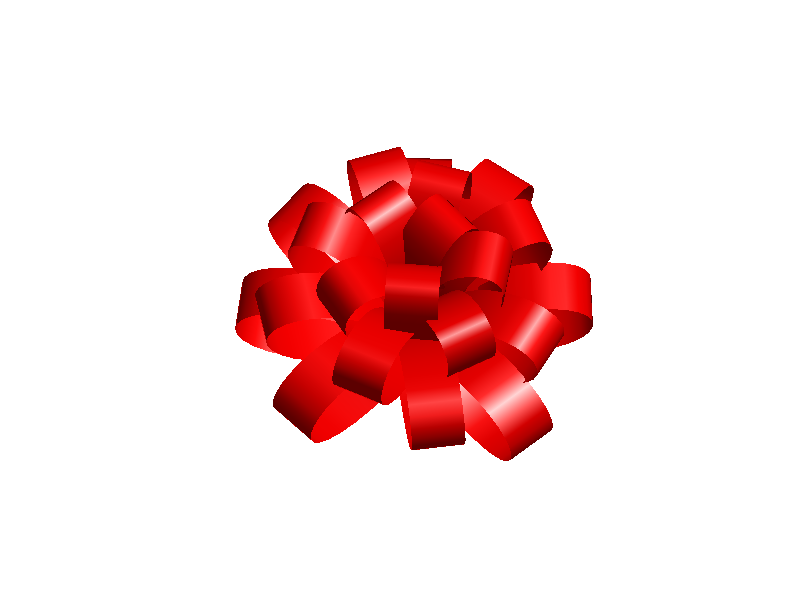

Write MATLAB code to recreate this figure.
% Gift Bow
clf
N = 21; % # of loops and vertices

% Create geometry for each loop as a line in spherical coordinates
% and then convert to cartesian.
[X,Y,Z] = sph2cart(...
    repmat((1+sqrt(5))*(1:N),N,1)*pi,...
    (linspace(.5,1,N).^.8+linspace(-.2,.2,N)'.*linspace(.8,1,N))*pi,...
    repmat(1-abs(linspace(-1,1,N)'.^2),1,N));

% Use streamribbon to create the bow's ribbon.
% Streamribbon takes cell arrays, where each element represents the
% vertices (arg1) and twist angles (arg2) for each loop.
srf=streamribbon(...
    mat2cell([reshape(X,[],1),reshape(Y,[],1),reshape(Z,[],1)],repelem(N,N))',...
    mat2cell(repmat([pi/2;zeros(N-1,1)],N,1),repelem(N,N))',.3);

view([0 60]);
set(srf,'FaceColor','r','EdgeColor','none','FaceLighting','g');
axis off tight equal 
camlight

